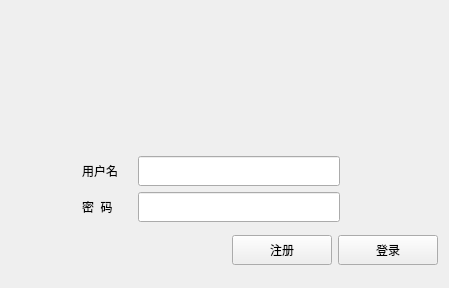
<?xml version="1.0" encoding="UTF-8"?>
<ui version="4.0">
 <class>MainWindow</class>
 <widget class="QWidget" name="MainWindow">
  <property name="geometry">
   <rect>
    <x>0</x>
    <y>0</y>
    <width>449</width>
    <height>288</height>
   </rect>
  </property>
  <property name="minimumSize">
   <size>
    <width>449</width>
    <height>288</height>
   </size>
  </property>
  <property name="maximumSize">
   <size>
    <width>449</width>
    <height>288</height>
   </size>
  </property>
  <property name="windowTitle">
   <string>MainWindow</string>
  </property>
  <layout class="QVBoxLayout" name="verticalLayout_3">
   <item>
    <widget class="QLabel" name="label_title">
     <property name="minimumSize">
      <size>
       <width>431</width>
       <height>135</height>
      </size>
     </property>
     <property name="maximumSize">
      <size>
       <width>431</width>
       <height>135</height>
      </size>
     </property>
     <property name="text">
      <string>&lt;html&gt;&lt;head/&gt;&lt;body&gt;&lt;p&gt;&lt;img src=&quot;:/image/image_title.png&quot;/&gt;&lt;/p&gt;&lt;/body&gt;&lt;/html&gt;</string>
     </property>
    </widget>
   </item>
   <item>
    <layout class="QVBoxLayout" name="verticalLayout_2">
     <item>
      <layout class="QHBoxLayout" name="horizontalLayout_4">
       <item>
        <spacer name="horizontalSpacer_4">
         <property name="orientation">
          <enum>Qt::Horizontal</enum>
         </property>
         <property name="sizeHint" stdset="0">
          <size>
           <width>74</width>
           <height>20</height>
          </size>
         </property>
        </spacer>
       </item>
       <item>
        <layout class="QVBoxLayout" name="verticalLayout">
         <item>
          <layout class="QHBoxLayout" name="horizontalLayout">
           <item>
            <widget class="QLabel" name="label_name">
             <property name="minimumSize">
              <size>
               <width>50</width>
               <height>30</height>
              </size>
             </property>
             <property name="maximumSize">
              <size>
               <width>50</width>
               <height>30</height>
              </size>
             </property>
             <property name="text">
              <string>用户名</string>
             </property>
            </widget>
           </item>
           <item>
            <widget class="QLineEdit" name="lineEdit_name">
             <property name="minimumSize">
              <size>
               <width>202</width>
               <height>30</height>
              </size>
             </property>
             <property name="maximumSize">
              <size>
               <width>202</width>
               <height>30</height>
              </size>
             </property>
            </widget>
           </item>
           <item>
            <spacer name="horizontalSpacer_2">
             <property name="orientation">
              <enum>Qt::Horizontal</enum>
             </property>
             <property name="sizeHint" stdset="0">
              <size>
               <width>31</width>
               <height>30</height>
              </size>
             </property>
            </spacer>
           </item>
          </layout>
         </item>
         <item>
          <layout class="QHBoxLayout" name="horizontalLayout_2">
           <item>
            <widget class="QLabel" name="label_pwd">
             <property name="minimumSize">
              <size>
               <width>50</width>
               <height>30</height>
              </size>
             </property>
             <property name="maximumSize">
              <size>
               <width>50</width>
               <height>30</height>
              </size>
             </property>
             <property name="text">
              <string>密  码</string>
             </property>
            </widget>
           </item>
           <item>
            <widget class="QLineEdit" name="lineEdit_pwd">
             <property name="minimumSize">
              <size>
               <width>202</width>
               <height>30</height>
              </size>
             </property>
             <property name="maximumSize">
              <size>
               <width>202</width>
               <height>30</height>
              </size>
             </property>
            </widget>
           </item>
           <item>
            <spacer name="horizontalSpacer_3">
             <property name="orientation">
              <enum>Qt::Horizontal</enum>
             </property>
             <property name="sizeHint" stdset="0">
              <size>
               <width>31</width>
               <height>30</height>
              </size>
             </property>
            </spacer>
           </item>
          </layout>
         </item>
        </layout>
       </item>
       <item>
        <spacer name="horizontalSpacer_5">
         <property name="orientation">
          <enum>Qt::Horizontal</enum>
         </property>
         <property name="sizeHint" stdset="0">
          <size>
           <width>74</width>
           <height>20</height>
          </size>
         </property>
        </spacer>
       </item>
      </layout>
     </item>
     <item>
      <layout class="QHBoxLayout" name="horizontalLayout_3">
       <item>
        <spacer name="horizontalSpacer">
         <property name="orientation">
          <enum>Qt::Horizontal</enum>
         </property>
         <property name="sizeHint" stdset="0">
          <size>
           <width>116</width>
           <height>45</height>
          </size>
         </property>
        </spacer>
       </item>
       <item>
        <widget class="QPushButton" name="btn_register">
         <property name="minimumSize">
          <size>
           <width>100</width>
           <height>30</height>
          </size>
         </property>
         <property name="maximumSize">
          <size>
           <width>100</width>
           <height>30</height>
          </size>
         </property>
         <property name="text">
          <string>注册</string>
         </property>
        </widget>
       </item>
       <item>
        <widget class="QPushButton" name="btn_login">
         <property name="minimumSize">
          <size>
           <width>100</width>
           <height>30</height>
          </size>
         </property>
         <property name="maximumSize">
          <size>
           <width>100</width>
           <height>30</height>
          </size>
         </property>
         <property name="text">
          <string>登录</string>
         </property>
        </widget>
       </item>
      </layout>
     </item>
    </layout>
   </item>
  </layout>
 </widget>
 <layoutdefault spacing="6" margin="11"/>
 <resources/>
 <connections/>
</ui>
